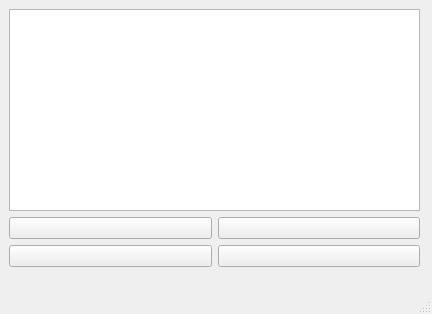
<?xml version="1.0" encoding="UTF-8"?>
<ui version="4.0">
 <class>MainWindow</class>
 <widget class="QMainWindow" name="MainWindow">
  <property name="geometry">
   <rect>
    <x>0</x>
    <y>0</y>
    <width>432</width>
    <height>314</height>
   </rect>
  </property>
  <property name="windowTitle">
   <string>MainWindow</string>
  </property>
  <widget class="QWidget" name="centralwidget">
   <widget class="QWidget" name="">
    <property name="geometry">
     <rect>
      <x>9</x>
      <y>9</y>
      <width>411</width>
      <height>258</height>
     </rect>
    </property>
    <layout class="QGridLayout" name="gridLayout">
     <item row="0" column="0">
      <widget class="QTextBrowser" name="textBrowser">
       <property name="readOnly">
        <bool>false</bool>
       </property>
      </widget>
     </item>
     <item row="1" column="0">
      <layout class="QHBoxLayout" name="horizontalLayout">
       <item>
        <widget class="QPushButton" name="pushButton_load">
         <property name="text">
          <string/>
         </property>
         <property name="icon">
          <iconset>
           <normaloff>icons/downloaded.png</normaloff>icons/downloaded.png</iconset>
         </property>
        </widget>
       </item>
       <item>
        <widget class="QPushButton" name="pushButton_save">
         <property name="cursor">
          <cursorShape>ArrowCursor</cursorShape>
         </property>
         <property name="text">
          <string/>
         </property>
         <property name="icon">
          <iconset>
           <normaloff>icons/Paomedia-Small-N-Flat-Floppy.ico</normaloff>icons/Paomedia-Small-N-Flat-Floppy.ico</iconset>
         </property>
        </widget>
       </item>
      </layout>
     </item>
     <item row="2" column="0">
      <layout class="QHBoxLayout" name="horizontalLayout_2">
       <item>
        <widget class="QPushButton" name="pushButton_new">
         <property name="text">
          <string/>
         </property>
         <property name="icon">
          <iconset>
           <normaloff>icons/plus.png</normaloff>icons/plus.png</iconset>
         </property>
        </widget>
       </item>
       <item>
        <widget class="QPushButton" name="pushButton_savenow">
         <property name="text">
          <string/>
         </property>
         <property name="icon">
          <iconset>
           <normaloff>icons/save.png</normaloff>icons/save.png</iconset>
         </property>
        </widget>
       </item>
      </layout>
     </item>
    </layout>
   </widget>
  </widget>
  <widget class="QMenuBar" name="menubar">
   <property name="geometry">
    <rect>
     <x>0</x>
     <y>0</y>
     <width>432</width>
     <height>21</height>
    </rect>
   </property>
  </widget>
  <widget class="QStatusBar" name="statusbar"/>
 </widget>
 <resources/>
 <connections/>
</ui>
